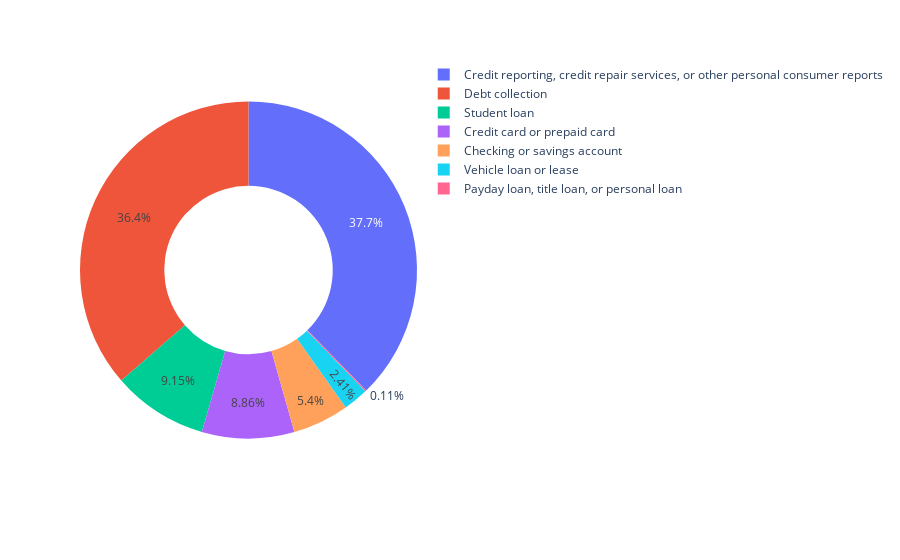

Notebook source saved alongside this figure:
### Code cell
types = df["Product"].value_counts()

values = types.values
names = types.index

fig = px.pie(df, values=values, names=names, hole=0.5)
fig.show()

### Figure 1 — Plotly figure (JSON) as saved in the notebook; plotly's stock layout.template omitted (floating-point values rounded to 4 significant figures)
{"data": [{"domain": {"x": [0, 1], "y": [0, 1]}, "hole": 0.5, "hovertemplate": "label=%{label}<br>value=%{value}<extra></extra>", "labels": ["Credit reporting, credit repair services, or other personal consumer reports", "Debt collection", "Student loan", "Credit card or prepaid card", "Checking or savings account", "Vehicle loan or lease", "Payday loan, title loan, or personal loan"], "legendgroup": "", "name": "", "showlegend": true, "type": "pie", "values": [89812, 86710, 21806, 21102, 12870, 5742, 261]}], "layout": {"legend": {"tracegroupgap": 0}, "margin": {"t": 60}}}
